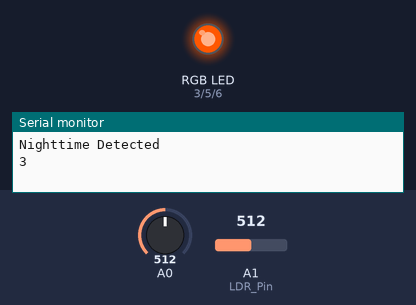
Recording of a sketch running on a simulated Arduino Uno, built with avr-gcc and run on an emulated ATmega328P. On the bench: an RGB LED mixed from three pins (HIGH = lit), the last lines printed to the serial monitor. Inputs (shaded band) come from the test bench; at power-on: A1 (LDR_Pin) = 512, A0 = 512. The local clock reads 2024-03-15 10:24:30 at power-on unless the sketch sets it; random numbers use the default seed unless the sketch sets one.

Above: at 1.2 s.
1.3 s: A1 (LDR_Pin) set to 312
2.8 s: A1 (LDR_Pin) set to 284
At 4.0 s:
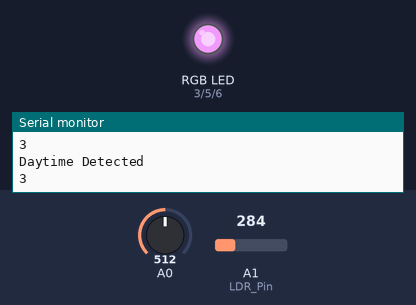
4.3 s: A1 (LDR_Pin) set to 306
At 5.2 s:
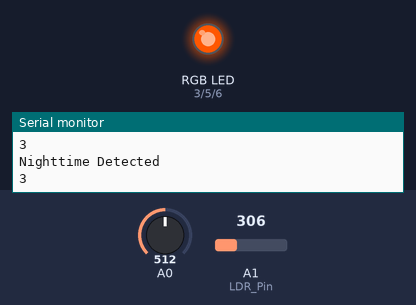
5.8 s: A1 (LDR_Pin) set to 290
At 6.3 s:
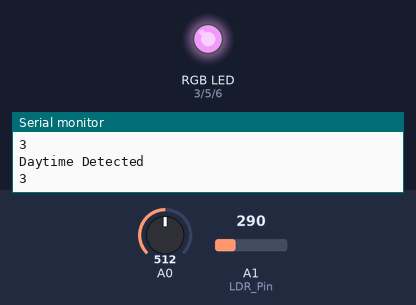
Timing chart, 0 to 8.3 s (numbered marks = the images above; inputs shaded):
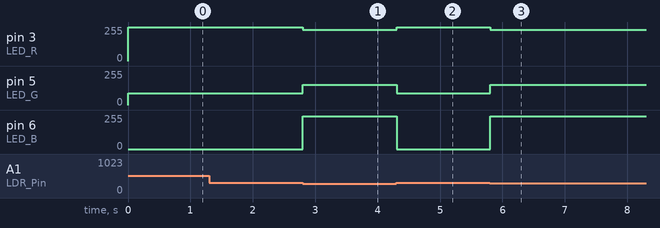

The sketch:

briarpatch_prototype.ino
```cpp
#define LDR_Pin A1
#define LED_R 3
#define LED_G 5
#define LED_B 6
#define BUZZER 8

#include <uRTCLib.h>

bool isDaytime;
uRTCLib rtc(0x68);

bool remainsDaytime; //true when daytime, false when nighttime, used to signal when state changes
uint8_t startTime[2];
uint8_t eventDelay;

bool lightEffectSignal;

void setup() {
  pinMode(LDR_Pin, INPUT);
  pinMode(LED_R, OUTPUT);
  pinMode(LED_G, OUTPUT);
  pinMode(LED_B, OUTPUT);
  rgbColorSet(0,0,0);
  noTone(BUZZER);

  randomSeed(analogRead(A0));

  isDaytime = daytimeDecide();
  if (isDaytime == true) {
    remainsDaytime = false;
  } else {
    remainsDaytime = true;
  }

  Serial.begin(9600);
  URTCLIB_WIRE.begin();
  //rtc.set(30, 29, 17, 3, 28, 7, 26);
}

void loop() {

  do {
    rtc.refresh();
    if (remainsDaytime == false) {
      Serial.println("Daytime Detected");
      startTime[0] = rtc.hour();
      startTime[1] = rtc.minute();
      eventDelay = eventDelayer();
      remainsDaytime = true;
    }

    bool delayConfirm = delayChecker();
    if (delayConfirm == true) {
      eventPlayer();
      startTime[0] = rtc.hour();
      startTime[1] = rtc.minute();
      eventDelay = eventDelayer();
    }

    rgbColorSet(236, 151, 247);
    isDaytime = daytimeDecide();
  } while (isDaytime == true);


  do {
      rtc.refresh();
    if (remainsDaytime == true) {
      Serial.println("Nighttime Detected");
      startTime[0] = rtc.hour();
      startTime[1] = rtc.minute();
      eventDelay = eventDelayer();
      remainsDaytime = false;
    }

    bool delayConfirm = delayChecker();
    if (delayConfirm == true) {
      eventPlayer();
      startTime[0] = rtc.hour();
      startTime[1] = rtc.minute();
      eventDelay = eventDelayer();
    }

    rgbColorSet(255, 87, 0);
    isDaytime = daytimeDecide();
  } while (isDaytime == false);


}
```

effectFunctions.ino
```cpp
void rgbColorSet (int redin, int greenin, int bluein) {
  analogWrite(LED_R, redin);
  analogWrite(LED_G, greenin);
  analogWrite(LED_B, bluein);
}


void eventPlayer (void) {
  randomSeed(analogRead(A0));
  int eventChoice = random(0,2);
  void (*buzzerSongList[])() = {
    songOne, songTwo
  };
  lightEffectSignal = true;
  rgbCandleEffect();
  buzzerSongList[eventChoice]();
  Serial.println("End Effect");
  lightEffectSignal = false;

}
```

lightEffects.ino
```cpp
void rgbCandleEffect (void) {
  do {

  int rgbCandle[3];
  rgbCandle[0] = random(200, 256);
  rgbCandle[1] = random(40, 110);
  rgbCandle[2] = 0;

  // Inject a rare, sudden drop in brightness to simulate a gust of wind
  if (random(0, 100) > 95) {
    rgbCandle[0] = random(100, 150);
    rgbCandle[1] = random(15, 40);
  }

  // Write values to the PWM pins
  analogWrite(LED_R, rgbCandle[0]);
  analogWrite(LED_G, rgbCandle[1]);
  analogWrite(LED_B, rgbCandle[2]);
  } while (lightEffectSignal == true);
}
```

soundEffects.ino
```cpp
void songOne(void) {
  Serial.println("Song One");
  tone(BUZZER, 200);
  delay(3000);
  noTone(BUZZER);
}

void songTwo(void) {
  Serial.println("Song Two");
  tone(BUZZER, 200);
  delay(1000);
  noTone(BUZZER);
  delay(1000);
  tone(BUZZER, 200);
  delay(1000);
  noTone(BUZZER);
}
```

timeFunctions.ino
```cpp
bool daytimeDecide (void) {
  int LDRval = analogRead(LDR_Pin);
  int daylightThreshold = 300;
  if (LDRval < daylightThreshold) {
    return true; //daytime
  } else {
    return false; //nighttime
  }
}

int eventDelayer (void) {
  randomSeed(analogRead(A0));
  int minuteTime = random(1, 4); // randomly chooses what minute to play event, between 1 and 4-1;
  Serial.println(minuteTime);
  return minuteTime;
}

bool delayChecker (void) {
  int currT[2];
  currT[0] = rtc.hour();
  currT[1] = rtc.minute();
  int minDifference;
  if (currT[0] > startTime[0]) {
    minDifference = currT[1] + (60 - startTime[1]);
  } else {
    minDifference = currT[1] - startTime[1];
  }

  if (minDifference == eventDelay) {
    return true;
  } else {
    return false;
  }
}
```

Measured:
- the behaviour switches between 300 and 299 on A1 (LDR_Pin) (found by bisection; images 0 and 1)
- after the input at 1.3 s, every drawn part: stays the same
- after the input at 2.8 s, pin 3 (LED_R): 255/255 → 236/255 at once; pin 5 (LED_G): 87/255 → 151/255 at once; pin 6 (LED_B): 0/255 → 247/255 at once
- after the input at 4.3 s, pin 3 (LED_R): 236/255 → 255/255 at once; pin 5 (LED_G): 151/255 → 87/255 at once; pin 6 (LED_B): 247/255 → 0/255 at once
- after the input at 5.8 s, pin 3 (LED_R): 255/255 → 236/255 at once; pin 5 (LED_G): 87/255 → 151/255 at once; pin 6 (LED_B): 0/255 → 247/255 at once
